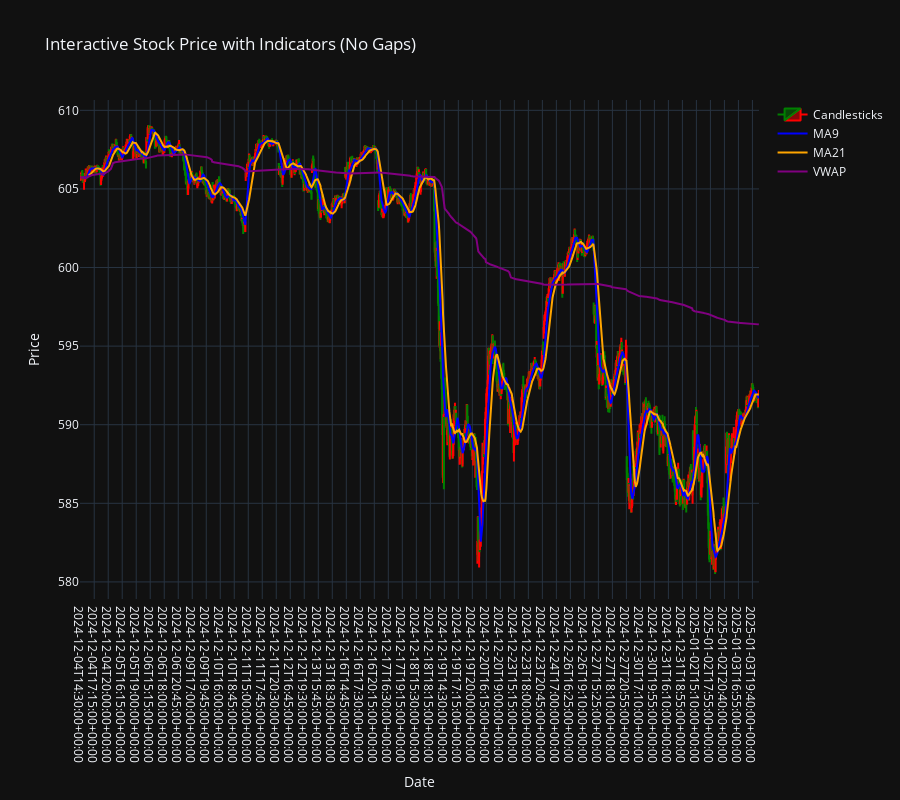

The notebook cell this image was saved under:
### Code cell
# Load the data
data = pd.read_csv("data.csv", parse_dates=["Date"], index_col="Date")

if data is not None:
    plot_interactive_with_gaps_skipped(data)  # Plot only RTH data
    print(data.head())
else:
    print("Failed to fetch and process data for plotting.")

### Figure 1 — Plotly figure (JSON) as saved in the notebook; plotly's stock layout.template omitted (floating-point values rounded to 4 significant figures; data arrays with more than 128 entries replaced by an {"elided": "..."} marker saying what was removed)
{"data": [{"close": {"elided": "1600 float values"}, "decreasing": {"line": {"color": "red"}}, "high": {"elided": "1600 float values"}, "increasing": {"line": {"color": "green"}}, "low": {"elided": "1600 float values"}, "name": "Candlesticks", "open": {"elided": "1600 float values"}, "type": "candlestick", "x": {"elided": "1600 str values"}}, {"line": {"color": "blue"}, "mode": "lines", "name": "MA9", "type": "scatter", "x": {"elided": "1600 str values"}, "y": {"elided": "1600 float values"}}, {"line": {"color": "orange"}, "mode": "lines", "name": "MA21", "type": "scatter", "x": {"elided": "1600 str values"}, "y": {"elided": "1600 float values"}}, {"line": {"color": "purple"}, "mode": "lines", "name": "VWAP", "type": "scatter", "x": {"elided": "1600 str values"}, "y": {"elided": "1600 float values"}}], "layout": {"height": 800, "hovermode": "x unified", "title": {"text": "Interactive Stock Price with Indicators (No Gaps)"}, "xaxis": {"rangeslider": {"visible": false}, "title": {"text": "Date"}, "type": "category"}, "yaxis": {"title": {"text": "Price"}}}}
